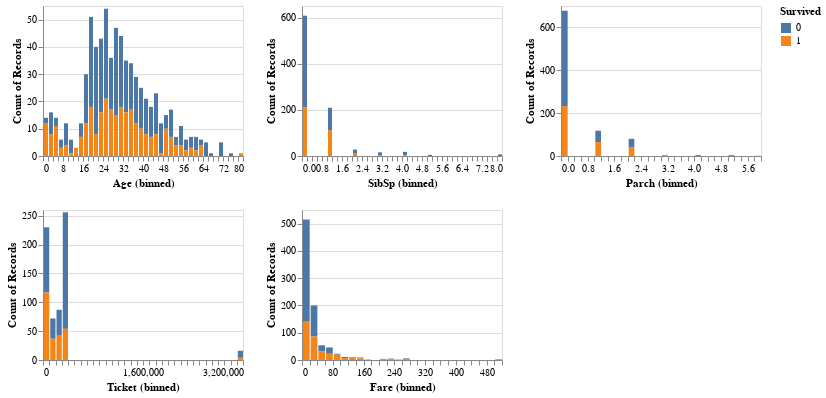

The cell this chart's notebook holds for it:
### Markdown cell above
# EDA

### Code cell
alt.Chart(train_df).mark_bar().encode(
    alt.X(alt.repeat(), type='quantitative', bin=alt.Bin(maxbins=40)),
    y='count()',
    fill='Survived'
).properties(
    width=200,
    height=150
).repeat(
    ['Age', 'SibSp', 'Parch', 'Ticket', 'Fare'],
    columns=3
)

### Figure 1 — Vega-Lite specification as saved in the notebook (floating-point values rounded to 4 significant figures; data arrays with more than 128 entries replaced by an {"elided": "..."} marker saying what was removed)
{"$schema": "https://vega.github.io/schema/vega-lite/v4.8.1.json", "columns": 3, "config": {"view": {"continuousHeight": 300, "continuousWidth": 400}}, "datasets": {"data-c75ed79a578a3a62372c65df404a1cdc": {"elided": "891 records"}}, "repeat": ["Age", "SibSp", "Parch", "Ticket", "Fare"], "spec": {"data": {"name": "data-c75ed79a578a3a62372c65df404a1cdc"}, "encoding": {"fill": {"field": "Survived", "type": "nominal"}, "x": {"bin": {"maxbins": 40}, "field": {"repeat": "repeat"}, "type": "quantitative"}, "y": {"aggregate": "count", "type": "quantitative"}}, "height": 150, "mark": "bar", "width": 200}}
